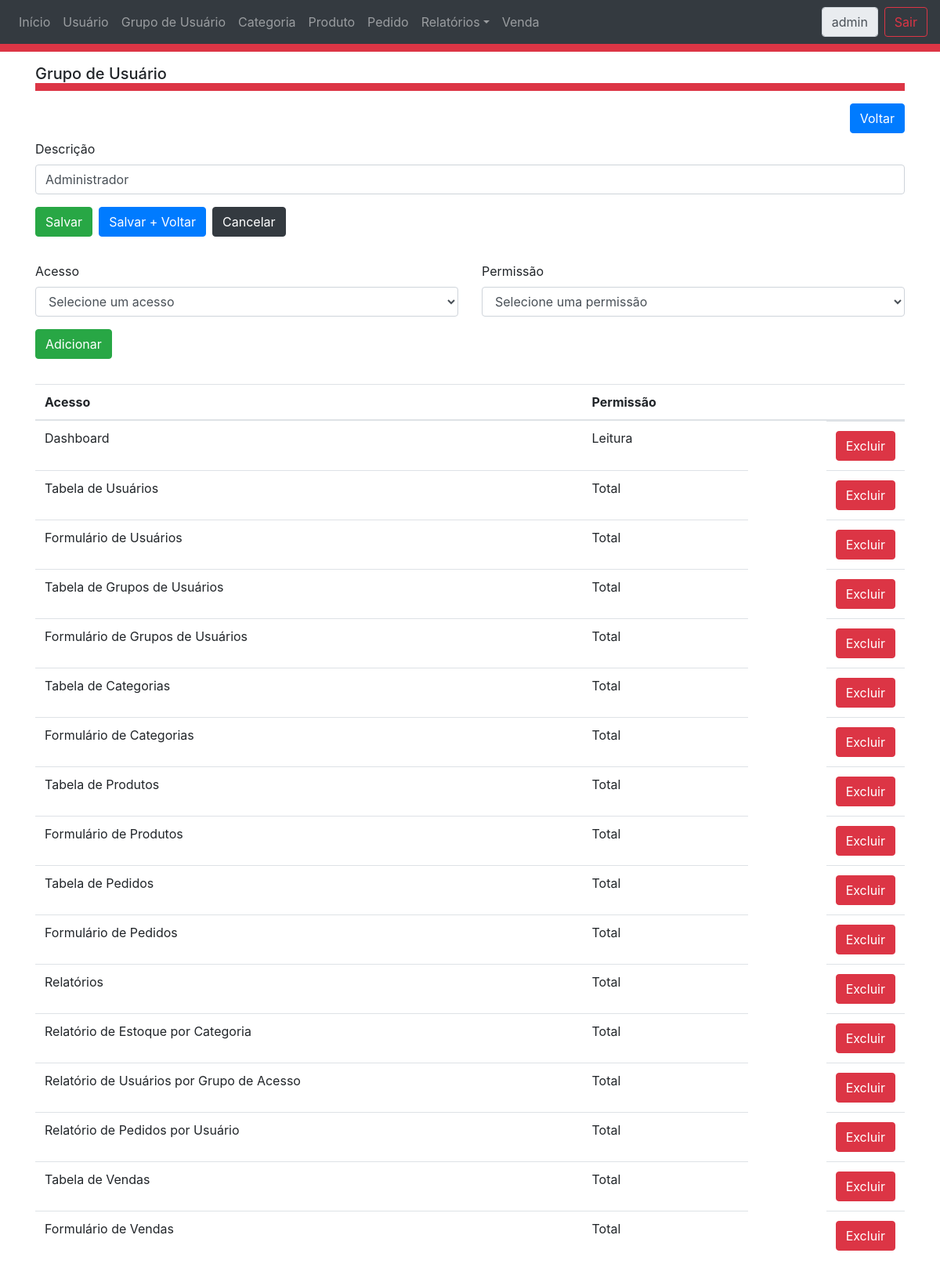
The page /GrupoFormulario.php?operacao=editar&idGrupo=1 (signed in) on the database its author committed.
### tables this page shows
CREATE TABLE `tbgrupo` (
  `idGrupo` int(11) NOT NULL,
  `descricao` varchar(255) NOT NULL
);

CREATE TABLE `tbgrupoacesso` (
  `idGrupoAcesso` int(11) NOT NULL,
  `idGrupo` int(11) NOT NULL,
  `idAcesso` int(11) NOT NULL,
  `permissao` int(1) NOT NULL
);

CREATE TABLE `tbacesso` (
  `idAcesso` int(11) NOT NULL,
  `descricao` varchar(255) NOT NULL,
  `menu` varchar(255) NOT NULL,
  `arquivo` varchar(255) NOT NULL,
  `tipo` varchar(255) NOT NULL,
  `idAcessoPai` int(11) DEFAULT NULL
);

### class/AcessoDAO.php (called while the page is built, shortened)
<?php
	require_once 'Acesso.php';
	class AcessoDAO extends CrudDAO
	{
		public function buscarPorId($codigo){
			$acesso = new Acesso();
			try{
				$pdo = parent::conectar();
				$sql = "SELECT * FROM tbAcesso WHERE idAcesso = :idAcesso";
				$run = $pdo->prepare($sql);
	  			$run->bindValue(':idAcesso', $codigo, PDO::PARAM_INT);
				$run->execute();
				$resultado = $run->fetch();
				$acesso->setIdAcesso($resultado['idAcesso']);
				$acesso->setDescricao($resultado['descricao']);
				$acesso->setMenu($resultado['menu']);
				$acesso->setArquivo($resultado['arquivo']);
				$acesso->setTipo($resultado['tipo']);
				$acesso->setIdAcessoPai($resultado['idAcessoPai']);
			}catch(Exception $ex){
				echo $ex->getFile().' : '.$ex->getLine().' : '.$ex->getMessage();
			}finally {
				parent::desconectar();
			}
			return $acesso;
		}
		public function listarPorAcessoPai($codigo){
			$objetos = array();
			try{
				$pdo = parent::conectar();
				$sql = "SELECT * FROM tbAcesso WHERE  idAcessoPai = :codigo";
				$run = $pdo->prepare($sql);
				$run->bindValue(':codigo', $codigo, PDO::PARAM_INT);
				$run->execute();
				$resultado = $run->fetchAll();
				foreach ($resultado as $objeto){
					$acesso = new Acesso();
					$acesso->setIdAcesso($objeto['idAcesso']);
					$acesso->setDescricao($objeto['descricao']);
					$acesso->setMenu($objeto['menu']);
					$acesso->setArquivo($objeto['arquivo']);
					$acesso->setTipo($objeto['tipo']);
					$acesso->setIdAcessoPai($objeto['idAcessoPai']);
					array_push($objetos, $acesso);
				}
			}catch(Exception $ex){
				echo $ex->getFile().' : '.$ex->getLine().' : '.$ex->getMessage();
			}finally {
				parent::desconectar();
			}
			return $objetos;
		}
	}
?>

### class/GrupoDAO.php (called while the page is built, shortened)
<?php
	require_once 'Grupo.php';
	class GrupoDAO extends CrudDAO
	{
		public function buscarPorId($codigo){
			$grupo = new Grupo();
			try{
				$pdo = parent::conectar();
				$sql = "SELECT * FROM tbGrupo WHERE idGrupo = :idGrupo";
				$run = $pdo->prepare($sql);
	  			$run->bindValue(':idGrupo', $codigo, PDO::PARAM_INT);
				$run->execute();
				$registro = $run->fetch();
				$grupo->setIdGrupo($registro['idGrupo']);
				$grupo->setDescricao($registro['descricao']);
			}catch(Exception $ex){
				echo $ex->getFile().' : '.$ex->getLine().' : '.$ex->getMessage();
			}finally {
				parent::desconectar();
			}
			return $grupo;
		}
	}
?>

### class/Grupo.php (called while the page is built, shortened)
<?php
	class Grupo
	{
		private  $idGrupo;
		private  $descricao;
        function getIdGrupo() {
            return $this->idGrupo;
        }
        function getDescricao() {
            return $this->descricao;
        }
        function setIdGrupo($idGrupo) {
            $this->idGrupo = intval($idGrupo);
        }
        function setDescricao($descricao) {
            $this->descricao = $descricao;
        }
	}
?>

### ControleAcesso.php (called while the page is built, shortened)
<?php
	require_once 'class/GrupoAcesso.php';
	$grupoAcessoUsuarioAtual = unserialize($_SESSION["GRUPOACESSO_USUARIO_ATUAL"]);
	$arquivoAtual = basename($_SERVER['PHP_SELF']);
	foreach ($grupoAcessoUsuarioAtual as $grupoAcesso){
		if($grupoAcesso->getAcesso()->getArquivo() == $arquivoAtual ){
			$permissao = $grupoAcesso->getPermissao();
		}
  	}
?>

### class/GrupoAcesso.php (called while the page is built, shortened)
<?php
    require_once 'Grupo.php';
    require_once 'Acesso.php';
	class GrupoAcesso
	{
		private  $idGrupoAcesso;
		private  $grupo;
        private  $acesso;
        private  $permissao;
        function __construct() {
            $grupo = new Grupo();
            $acesso = new Acesso();
        }
        function getIdGrupoAcesso() {
            return $this->idGrupoAcesso;
        }
        function setIdGrupoAcesso($idGrupoAcesso) {
            $this->idGrupoAcesso = intval($idGrupoAcesso);
        }
        function getGrupo() {
            return $this->grupo;
        }
        function setGrupo($objeto) {
            $this->grupo = $objeto;
        }
        function getAcesso() {
            return $this->acesso;
        }
        function setAcesso($objeto) {
            $this->acesso = $objeto;
        }
        function getPermissao() {
            return $this->permissao;
        }
        function getDescricaoPermissao() {
            $permissao = "";
            switch ($this->permissao) {
                case 1:
                    $permissao = "Leitura";
                    break;
                case 2:
                    $permissao = "Total";
                    break;
            }
            return $permissao;
        }
        function setPermissao($permissao) {
            $this->permissao = intval($permissao);
        }
	}
?>

### class/GrupoAcessoDAO.php (called while the page is built, shortened)
<?php
	require_once 'GrupoDAO.php';
	require_once 'AcessoDAO.php';
	require_once 'GrupoAcesso.php';
	class GrupoAcessoDAO extends CrudDAO
	{
		public function listarPorGrupo($idGrupo){
			$objetos = array();
			try{
				$pdo = parent::conectar();
				$sql = "SELECT * FROM tbGrupoAcesso WHERE idGrupo = :idGrupo ORDER BY idacesso";
				$run = $pdo->prepare($sql);
	  			$run->bindParam(':idGrupo', $idGrupo);
				$run->execute();
				$resultado = $run->fetchAll();
				$grupoDAO = new GrupoDAO();
				$acessoDAO = new AcessoDAO();
				foreach ($resultado as $registro){
					$grupoAcesso = new GrupoAcesso();
					$grupoAcesso->setIdGrupoAcesso($registro['idGrupoAcesso']);
					$grupo = $grupoDAO->buscarPorId($registro['idGrupo']);
					$grupoAcesso->setGrupo($grupo);
					$acesso = $acessoDAO->buscarPorId($registro['idAcesso']);
					$grupoAcesso->setAcesso($acesso);
					$grupoAcesso->setPermissao($registro['permissao']);
					array_push($objetos, $grupoAcesso);
				}
			}catch(Exception $ex){
				echo $ex->getFile().' : '.$ex->getLine().' : '.$ex->getMessage();
			}finally {
				parent::desconectar();
			}
			return $objetos;
		}
	}
?>

### class/Acesso.php (called while the page is built, shortened)
<?php
class Acesso
    {
        private  $descricao;
        function getDescricao() {
            return $this->descricao;
        }
        function setDescricao($descricao) {
            $this->descricao = $descricao;
        }
    }
?>

### GrupoFormulario.php (the view, shortened to what this page needs)
<?php
	require_once 'ControleAcesso.php';
	require_once 'class/GrupoDAO.php';
	require_once 'class/AcessoDAO.php';
	require_once 'class/GrupoAcessoDAO.php';
	$grupo = new Grupo();
	$operacao = "visualizar";
	if(isset($_GET["operacao"])){
		$operacao = $_GET["operacao"];
	}
	if(isset($_GET["idGrupo"])){
		$idGrupo = $_GET["idGrupo"];
		$grupoDAO = new GrupoDAO();
		$grupo = $grupoDAO->buscarPorId($idGrupo);
	}
?>
<html>
    <head>
		<link type="text/css" rel="stylesheet" href="css/bootstrap.css"/>
		<link type="text/css" rel="stylesheet" href="css/grupo.css"/>
    </head>
    <body>
		<div class="cabecalho">
			<?php
				include_once("Cabecalho.php");
			?>
		</div>
		<div class="container">
			<h5 class="cabecalho"> <?php echo $menu; ?> </h5>
			<div class="mb-2 clearfix">
				<p><a class="btn btn-primary float-right" href="GrupoTabela.php">Voltar</a></p>
			</div>
			<form id="formGrupo" action="GrupoControlador.php?operacao=salvar" method="post">
				<fieldset <?php if($operacao=="visualizar"){echo 'disabled';}?> >
					<div class="row form-group">
						<div class="col-md-12">
							<label for="descricao">Descrição</label>
							<input class="form-control campo" name="descricao" id="descricao" type="text" value="<?php echo $grupo->getDescricao() ?>" >
						</div>
					</div>
					<?php
						if($operacao=="visualizar"){
							echo "<div class='row form-group ocultar'>";
						}else{
							echo "<div class='row form-group'>";
						}
					?>
						<div class="col-md-11">
						<?php
							if($permissao == 2){
								echo "<button class='btn btn-success' type='submit' name='salvar' id='salvar' value='salvar'>Salvar</button>";
								echo "<button class='btn btn-primary mx-2' type='submit' name='salvarVoltar' id='salvarVoltar' value='salvarVoltar'>Salvar + Voltar</button>";
								echo "<button class='btn btn-dark' type='reset' id='cancelar'>Cancelar</button>";
							}
						?>
						</div>
					</div>
				</fieldset>
			</form >
				<form id="formGrupoAcesso" action="GrupoAcessoControlador.php?operacao=salvar" method="post">
					<fieldset <?php if($operacao=="visualizar"){echo 'disabled';} ?> >
						<div class="row form-group">
							<div class="col-md-6">
								<label for="idAcesso">Acesso</label>
								<select id="idAcesso" name="idAcesso" class="form-control" required>
									<?php
										echo "<option value='' disabled selected>Selecione um acesso</option>";
									?>
								</select>
							</div>
							<div class="col-md-6">
								<label for="permissao">Permissão</label>
								<select id="permissao" name="permissao" class="form-control" required>		<option value='' disabled selected>Selecione uma permissão</option>
								</select>
							</div>
						</div>
						<?php
							if($operacao=="visualizar"){
								echo "<div class='row form-group ocultar'>";
							}else{
								echo "<div class='row form-group'>";
							}
						?>
							<div class="col-md-12">
								<button class="btn btn-success" type="submit" id="adicionar">Adicionar</button>
							</div>
						</div>
					</fieldset>
				</form >
				<div class="row form-group">
					<div class="col-md-12">
						<table class="table">
							<thead>
								<tr>
									<th>Acesso</th>
									<th>Permissão</th>
									<th></th>
								</tr>
							</thead>
							<tbody>
								<?php
									if($grupo->getIdGrupo()!=0){
										$grupoAcessoDAO = new GrupoAcessoDAO();
										$lista = $grupoAcessoDAO->listarPorGrupo($grupo->getIdGrupo());
										foreach($lista as $grupoAcesso){
											echo"<tr>";
											echo"<td>{$grupoAcesso->getAcesso()->getDescricao()}</td>";
											echo"<td>{$grupoAcesso->getDescricaoPermissao()} </td>";
											if($operacao=="visualizar"){
												echo"<td></td>";
											}else{
												echo"<td class='float-right'> <a class='btn btn-danger' href='GrupoAcessoControlador.php?operacao=excluir&idGrupoAcesso={$grupoAcesso->getIdGrupoAcesso()}&idGrupo={$grupoAcesso->getGrupo()->getIdGrupo()}'>Excluir</a></td>";
											}
											echo"</tr>";
										}
									}
								?>
							</tbody>
						</table>
					</div>
				</div>
		</div>
    </body>
</html>

### css/grupo.css (style rules this page uses)
.cabecalho { border-bottom: 10px solid #dc3545; }
.container { padding-top: 1rem; }

### rows shown on the page
tbgrupo: descricao "Administrador"
tbgrupoacesso: idAcesso.descricao "Dashboard", permissao "Leitura"
tbgrupoacesso: idAcesso.descricao "Tabela de Usuários", permissao "Total"
tbgrupoacesso: idAcesso.descricao "Formulário de Usuários", permissao "Total"
tbgrupoacesso: idAcesso.descricao "Tabela de Grupos de Usuários", permissao "Total"
tbgrupoacesso: idAcesso.descricao "Formulário de Grupos de Usuários", permissao "Total"
tbgrupoacesso: idAcesso.descricao "Tabela de Categorias", permissao "Total"
tbgrupoacesso: idAcesso.descricao "Formulário de Categorias", permissao "Total"
tbgrupoacesso: idAcesso.descricao "Tabela de Produtos", permissao "Total"
tbgrupoacesso: idAcesso.descricao "Formulário de Produtos", permissao "Total"
tbgrupoacesso: idAcesso.descricao "Tabela de Pedidos", permissao "Total"
tbgrupoacesso: idAcesso.descricao "Formulário de Pedidos", permissao "Total"
tbgrupoacesso: idAcesso.descricao "Relatórios", permissao "Total"
tbgrupoacesso: idAcesso.descricao "Relatório de Estoque por Categoria", permissao "Total"
tbgrupoacesso: idAcesso.descricao "Relatório de Usuários por Grupo de Acesso", permissao "Total"
tbgrupoacesso: idAcesso.descricao "Relatório de Pedidos por Usuário", permissao "Total"
tbgrupoacesso: idAcesso.descricao "Tabela de Vendas", permissao "Total"
tbgrupoacesso: idAcesso.descricao "Formulário de Vendas", permissao "Total"

### other values the page prints
$grupoAcesso->getAcesso()->getMenu() "Início"
$grupoAcesso->getAcesso()->getMenu() "Usuário"
$grupoAcesso->getAcesso()->getMenu() "Grupo de Usuário"
$grupoAcesso->getAcesso()->getMenu() "Categoria"
$grupoAcesso->getAcesso()->getMenu() "Produto"
$grupoAcesso->getAcesso()->getMenu() "Pedido"
$grupoAcesso->getAcesso()->getMenu() "Relatórios"
$grupoAcesso->getAcesso()->getMenu() "Venda"
$usuarioAtual->getLogin() "admin"
$menu "Grupo de Usuário"
